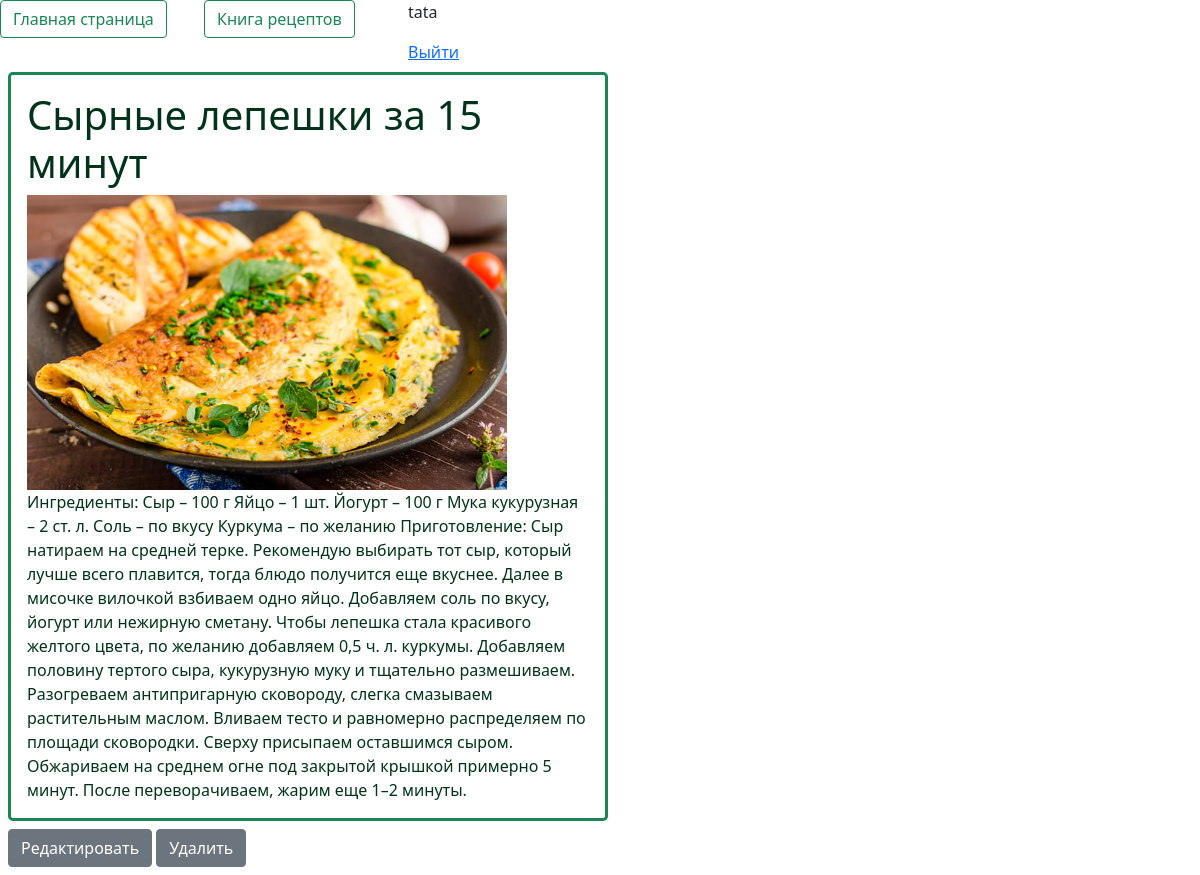
The app's page /post/1 (signed in) with its own data.
### pprecipe/models.py (models this page shows, shortened)
class Posts(models.Model):
    title = models.CharField(max_length=100)
    text = models.TextField()
    image = models.CharField(max_length=200, default='null')

### pprecipe/views.py (the view)
# urls.py: path('post/<int:id>', views.post),
def post(request, id):
    post = Posts.objects.get(id=id)
    return render(request, 'post.html', {'post': post})

### pprecipe/templates/post.html (shortened to what this page needs)
{% extends "base.html" %}
{% load static %}
{% block content %}
            <div class="border border-3 border-success w-50 m-2 p-3 rounded-3">
                <h3 style="color: rgb(0, 51, 25);" class="fs-1">{{post.title}}</h3>
                <img style="width: 40vw; " src="/static/images/{{post.image}}" alt=""/>
                <div style="color: rgb(0, 51, 25);" class="fs-6">{{post.text}}</div>
            </div>
            <div class="m-2">
                <a class="btn btn-secondary" href="/editpost/{{post.id}}">
                    Редактировать
                </a>
                <a class="btn btn-secondary" href="/deletepost/{{post.id}}">
                    Удалить
                </a>
            </div>
{% endblock %}

### pprecipe/templates/base.html (shortened to what this page needs)
<!doctype html>
<html lang="ru">
    <head>
        {% load static %}
        <link rel="stylesheet" type="text/css" href="{% static 'css/style.css' %}" />
        <link href="https://cdn.jsdelivr.net/npm/bootstrap@5.0.2/dist/css/bootstrap.min.css" rel="stylesheet">
    </head>
    <body>
        <div class="row">
            <div class="col-2">
                <a class="btn btn-outline-success n-3" href="/">
                    Главная страница
                </a>
            </div>
            <div class="col-2">
                <a class="btn btn-outline-success n-3" href="/posts">
                    Книга рецептов
                </a>
            </div>
            {% if user.is_authenticated %}
                <div class="col-2 n-3">
                    <p class="n-0 p-0">{{user}}</p>
                    <a href="/logout">Выйти</a>
                </div>
            {% else %}
                <div class="col-2">
                    <a class="btn btn-outline-success n-3" href="/login">
                        Вход
                    </a>
                </div>
            {% endif %}
        </div>
        {% block content %}
        {% endblock %}
    </body>
</html>

### records on screen
Posts: title "Сырные лепешки за 15 минут", image (picture), text "Ингредиенты: Сыр – 100 г Яйцо – 1 шт. Йогурт – 100 г Мука кукурузная – 2 ст. л. Соль – по вкусу Куркума – по желанию Приготовление: Сыр натираем на средней терке. Рекомендую выбирать тот сыр, который лучше всего плавится, тогда блюдо получится еще вкуснее. Далее в мисочке вилочкой взбиваем одно яйцо. Добавляем соль по вкусу, йогурт или нежирную сметану. Чтобы лепешка стала красивого желтого цвета, по желанию добавляем 0,5 ч. л. куркумы. Добавляем половину тертого сыра, кукурузную муку и тщательно размешиваем. Разогреваем антипригарную сковороду, слегка смазываем растительным маслом. Вливаем тесто и равномерно распределяем по площади сковородки. Сверху присыпаем оставшимся сыром. Обжариваем…"

### other values on screen
{{ user }} "tata"
